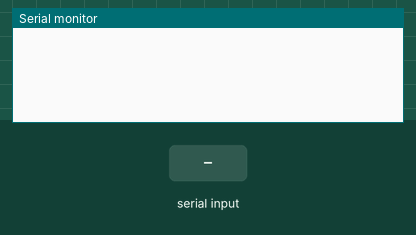
Simulated run of this sketch. Board: Arduino Uno, built with avr-gcc and run on an emulated ATmega328P. On the bench: the last lines printed to the serial monitor. The inputs (shaded band) are chosen by the test bench.

Above: at 1.2 s.
1.3 s: "90,45\n" received over Serial
At 2.3 s:
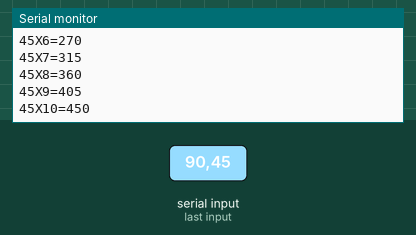
2.8 s: "30,150\n" received over Serial
At 5.4 s:
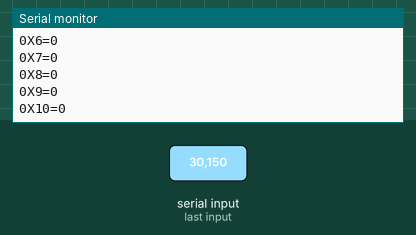
Timing chart, 0 to 6.9 s (numbered marks = the images above; inputs shaded):
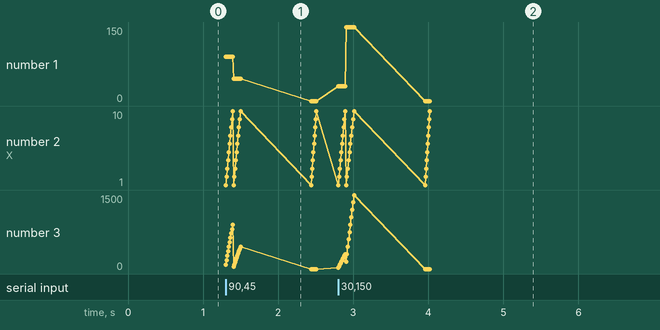

The sketch:

Multiplication_table.ino
```cpp
void setup()
{
	Serial.begin(9600);
}
void loop()
{
  if(Serial.available()>0){
   int number = Serial.parseInt();

    for(int i = 1; i<=10; i++){
      int mul = number * i;

      Serial.print(number);
    Serial.print("X");
    Serial.print(i);
    Serial.print("=");
    Serial.println(mul);
  }
  }

}
```

Measured:
- after the input at 1.3 s, the serial monitor: prints a new line at once (image 1)
- after the input at 2.8 s, the serial monitor: prints a new line at once (image 2)
